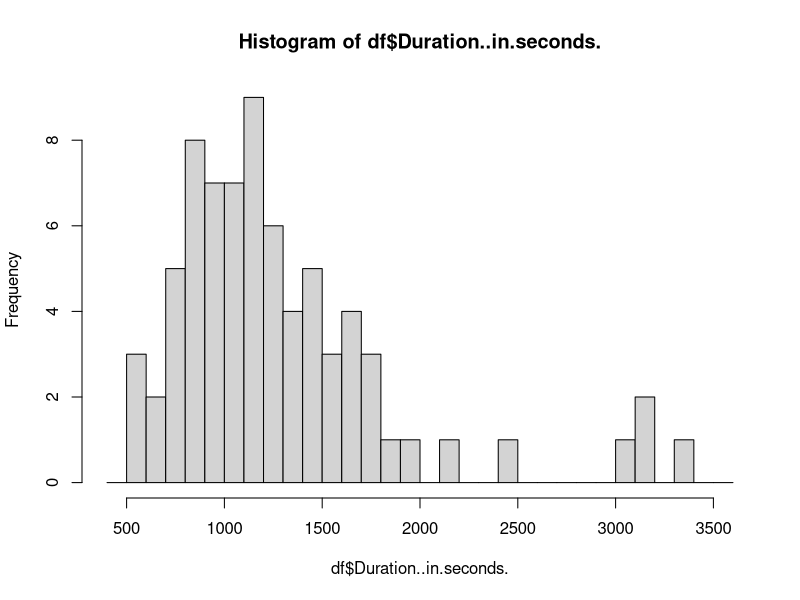
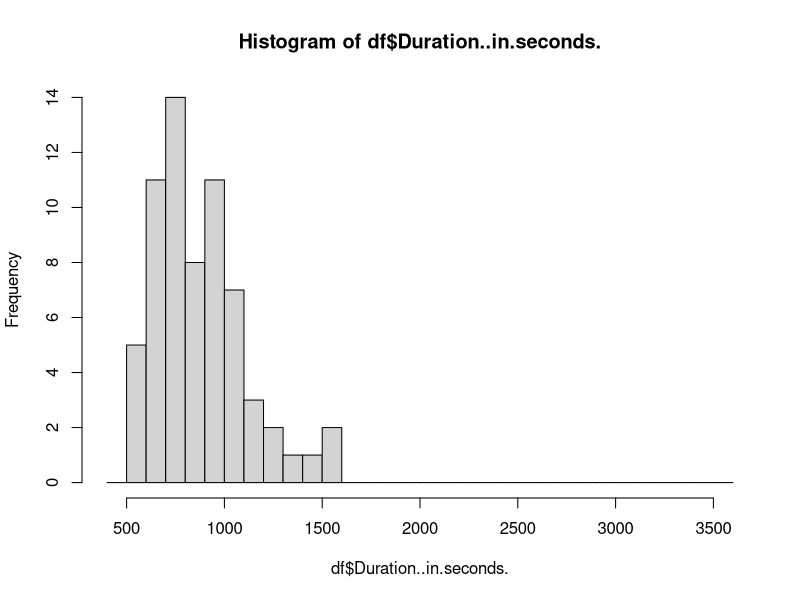
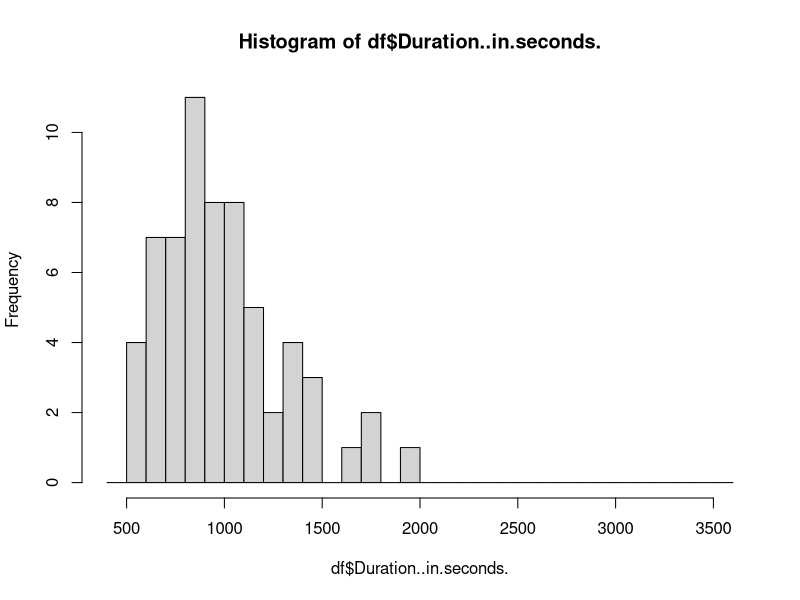

Write R code to recreate these figures, in order. (Note: this script raises an error after producing the figures.)
# to do list:
# 1) calculate percentage for each block separately
# 2) get agency score
# 3) get experience scores

#### Library ####
library(plyr)
library(car)
library(ggplot2)

#### Settings ####
exp_mat=c("maki","hum_w","hum_b")
only_white=0
only_black=1

for (exp in exp_mat){
#### Data Readin ####
  if (exp=="maki"){
    df <- read.csv("dat_maki_edit.csv")
    }
  if (exp=="hum_w"){
    df <- read.csv("dat_white_edit_2.csv")
    }
  if (exp=="hum_b"){
    df <- read.csv("dat_black_edit_2.csv")
    }
df=df[-1,]
df$Duration..in.seconds.=as.numeric(as.character(df$Duration..in.seconds.))

#### Subject Exclusion ####
# exclude subjects that did not finish the study
n_aborted=length(which(df$Finished=="False" | df$Finished==F))
n_finished=length(which(df$Finished=="True" | df$Finished==T))
df=df[-which(df$Finished=="False" | df$Finished==F),]
# exclude subjects that needed less then A and more than B minutes to complete the study
sd_time=sd(df$Duration..in.seconds.)
m_time=mean(df$Duration..in.seconds.)
range_time=range(df$Duration..in.seconds.)
# A=600
# B=1200
A=m_time-2*sd_time
B=m_time+2*sd_time
n_timeoutlier=length(which(df$Duration..in.seconds.<A | df$Duration..in.seconds.>B))
df=df[-which(df$Duration..in.seconds.<A | df$Duration..in.seconds.>B),]
hist(df$Duration..in.seconds.,breaks=seq(400,3600,100))

#### Tidying up data frame: learning task ####
id=NaN 
block=NaN
agent=NaN
trial=NaN
answ=NaN
eth=NaN
df_learn=data.frame(id,block,agent,trial,answ,eth)
for (id in unique(df$ResponseId)){
  
  # Learning Task
  for (name in names(df)[24:123]){
    block=as.integer(substr(name,2,2))
    agent=substr(name,4,4)
    if (is.na(as.integer(substr(name,6,6)))) {
      trial=0
    }
    if (!is.na(as.integer(substr(name,6,6)))) {
      trial=as.integer(substr(name,6,6))
    }
    answ=df[which(df$ResponseId==id),which(names(df)==name)]
    eth=df$Ethnicity[which(df$ResponseId==id)]
    df_learn=rbind(df_learn,c(id,block,agent,trial,as.character(answ),as.character(eth)))
  }
  
}
df_learn=df_learn[-1,]
df_learn$cor=as.numeric(df_learn$agent==df_learn$answ)
df_learn$exp=exp

# combine experiments
if (exists("df_learn_all")){
  df_learn_all=rbind(df_learn_all,df_learn)
}
if (!exists("df_learn_all")){
df_learn_all=df_learn
}

}

if (only_white==1){
  df_learn_all=subset(df_learn_all,eth=="White")
}
if (only_black==1){
  df_learn_all=subset(df_learn_all,eth=="Black or African American")
}

#### functions ####
agg_n <- function(x)
  sum(!is.na(x))
agg_sd <- function(x)
  sd(x,na.rm=T)
agg_se <- function(x)
  agg_sd(x)/sqrt(agg_n(x))
agg_m <- function(x)
  mean(x,na.rm=T)

#### data exploration ####
df_learn_id_block_exp=ddply(df_learn_all,.(id,block,exp),summarise,
                            cor_n=agg_n(cor),
                            cor_sd=agg_sd(cor),
                            cor_se=agg_se(cor),
                            cor_m=agg_m(cor))
df_learn_block_exp=ddply(df_learn_id_block_exp,.(block,exp),summarise,
                         cor_n=agg_n(cor_m),
                         cor_sd=agg_sd(cor_m),
                         cor_se=agg_se(cor_m),
                         cor_m=agg_m(cor_m))

#### Graphs ####

ggplot(df_learn_id_block_exp, aes(x=block, y=cor_m, fill=block))+
  geom_bar(stat="summary", fun.y="mean")+
  geom_point(size=2)+
  geom_jitter()+
  facet_grid(exp~.)

ggplot(df_learn_block_exp,aes(block,cor_m),group=exp)+
  geom_point(aes(color=exp,shape=exp),size=2,position=position_dodge(0.5))+
  geom_errorbar(aes(ymin=cor_m-cor_se,ymax=cor_m+cor_se,color=exp),position=position_dodge(0.5))+
  scale_y_continuous(name="Individuation Performance [%]")+
  scale_x_discrete(name="Block [#]")
ggsave("block_x_perf_x_exp.jpg")

                   